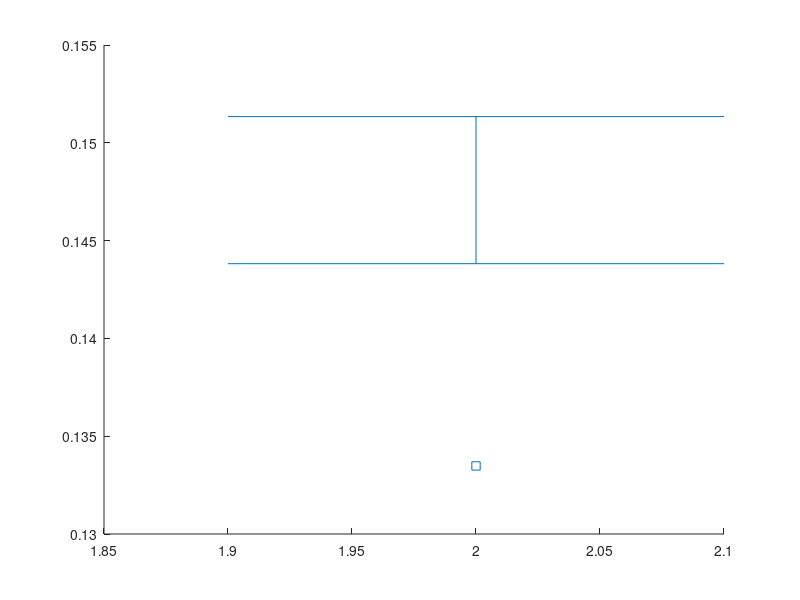

Recreate this plot in MATLAB. (Note: this script raises an error after producing the figure.)

%use calculating_peak_length_Jan04_2017.m
%to generate this data

%after modifying the skeleton on Dec 20th (in cm)
peak_length=[  0.1428    0.0032    0.1373    0.1514
                0.1588    0.0060    0.1511    0.1705
                0.1800    0.0025    0.1748    0.1843
                0.2020    0.0080    0.1908    0.2128
                0.2403    0.0082    0.2222    0.2642
                0.1535    0.0028    0.1489    0.1591
                0.1468    0.0019    0.1439    0.1514
                0.2627    0.0147    0.2384    0.3004];
            
%after modifying the skeleton on Dec 20th (in inches)
peak_length=[0.0608    0.0014    0.0584    0.0644
    0.0676    0.0026    0.0643    0.0725
    0.0766    0.0011    0.0744    0.0784
    0.0860    0.0034    0.0812    0.0905
    0.1023    0.0035    0.0946    0.1124
    0.0653    0.0012    0.0633    0.0677
    0.0625    0.0008    0.0612    0.0644
    0.1118    0.0063    0.1014    0.1278];   

%then this is grabbed from 
%Figure_PlotGeckoWavelengths_Points_Jan04_2017
peak_length(:,1)=[0.0556
    0.0603
    0.0688
    0.0800
    0.0953
    0.0596
    0.0568
    0.1049];

fourier_length=[681.0000    0.2156    0.0266    0.0223
  682.0000    0.2037    0.0270    0.0410
  731.0000    0.2144    0.0199    0.0277
  732.0000    0.2077    0.0475    0.0289
  735.0000    0.2309    0.0482    0.0396
  763.0000    0.1944    0.0216    0.0273
  772.0000    0.1951    0.0631    0.0373
  773.0000    0.2630    0.0307    0.0678];


geckoID=[681, 682, 731, 732, 735, 763, 772, 773];
gecko_order=[1,7,6,2,3,4,5,8];%PL
gecko_order=[7,3,1,6,2,4,8,5];%FA
figure(4)
hold off
q=1;%cm
%q=2.35;%inches
for j=1:8
    i=gecko_order(j)
    lower=peak_length(i,1)-peak_length(i,3);
    upper=peak_length(i,4)-peak_length(i,1);
    errorbar(2*j,peak_length(i,1)*(2.35/q),lower*(2.35/q),upper*(2.35/q),'s','LineWidth',2,'Color','k')
    scatter(2*j,peak_length(i)*(2.35/q),'k','filled')
    hold on
    errorbar(2*j+.25,fourier_length(i,2)/q,fourier_length(i,3)/q,'s','LineWidth',2,'Color',[.5,.5,.5])
end
figure(4)
box on
%ylim([0.0,.18])
ylim([0.0,.45])
xlim([0.5,17.5])
set(gca,'FontSize',22)
%set(gca,'YTick',[.05,.1,.15])
%set(gca,'YTickLabel',{'0.05','0.10','0.15'})
set(gca,'YTick',[.1:.1:.4])
set(gca,'YTickLabel',{[.1:.1:.4]})
set(gca,'XTick',2:2:18)
set(gca,'XTickLabel',{geckoID(gecko_order)})
%ylabel('Wavelength (inches)')
ylabel('Wavelength (cm)')
xlabel('Gecko ID')
